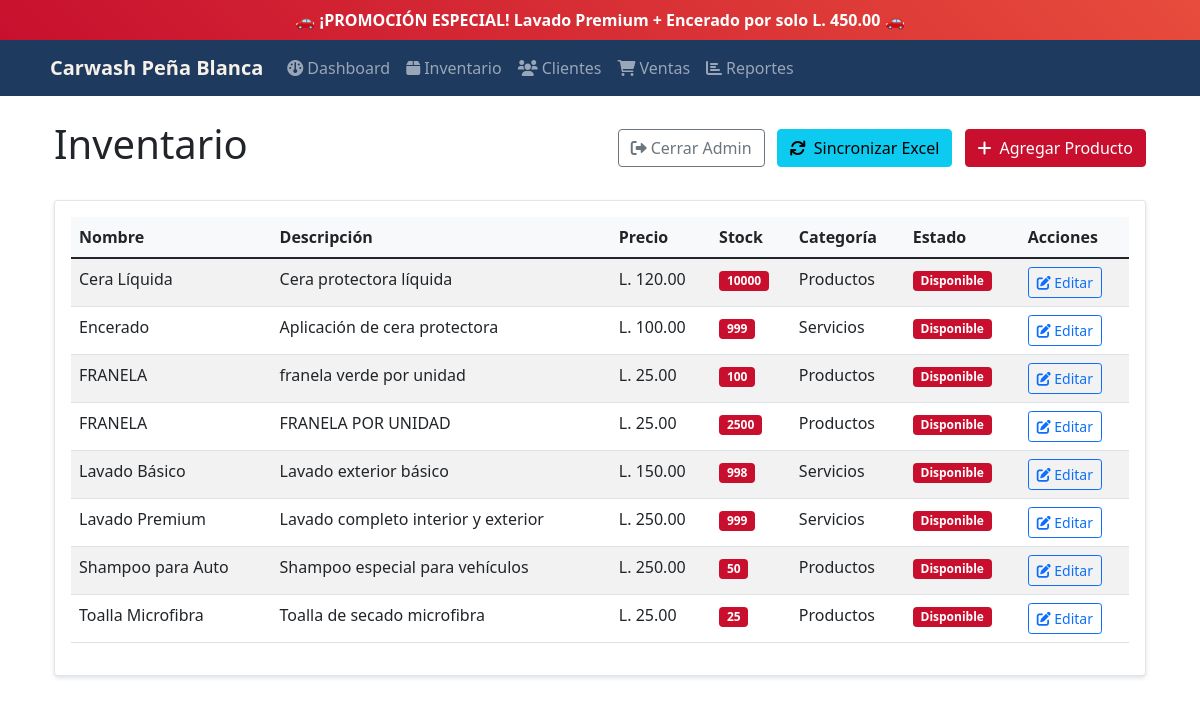
/products (signed in), run on the app's committed database.
### tables this page shows
CREATE TABLE products (
            id INTEGER PRIMARY KEY AUTOINCREMENT,
            name TEXT NOT NULL,
            description TEXT,
            price REAL NOT NULL,
            stock INTEGER DEFAULT 0,
            category TEXT,
            created_at TIMESTAMP DEFAULT CURRENT_TIMESTAMP
        );

### main.py (the view)
@app.route('/products')
@require_system_login()
def products():
    conn = get_db_connection()
    products = conn.execute("SELECT * FROM products ORDER BY name").fetchall()
    conn.close()
    return render_template('products.html', products=products)

### main.py (called while the page is built)
def get_db_connection():
    conn = sqlite3.connect('carwash.db')
    conn.row_factory = sqlite3.Row
    return conn

def require_system_login():
    def decorator(f):
        @wraps(f)
        def decorated_function(*args, **kwargs):
            if not session.get('system_logged_in'):
                return redirect(url_for('system_login'))
            return f(*args, **kwargs)
        return decorated_function
    return decorator

### templates/products.html (shortened to what this page needs)
{% extends "base.html" %}
{% block content %}
<div class="row">
    <div class="col-12">
        <div class="d-flex justify-content-between align-items-center mb-4">
            <h1>Inventario</h1>
            <div>
                {% if session.admin_logged_in %}
                    <a href="{{ url_for('admin_logout') }}" class="btn btn-outline-secondary me-2">
                        <i class="fas fa-sign-out-alt me-1"></i>Cerrar Admin
                    </a>
                {% else %}
                    <a href="{{ url_for('admin_login') }}" class="btn btn-outline-warning me-2">
                        <i class="fas fa-lock me-1"></i>Admin
                    </a>
                {% endif %}
                <a href="{{ url_for('sync_inventory') }}" class="btn btn-info me-2">
                    <i class="fas fa-sync me-2"></i>Sincronizar Excel
                </a>
                <a href="{{ url_for('add_product') }}" class="btn btn-success">
                    <i class="fas fa-plus me-2"></i>Agregar Producto
                </a>
            </div>
        </div>
    </div>
</div>
<div class="row">
    <div class="col-12">
        <div class="card">
            <div class="card-body">
                {% if products %}
                <div class="table-responsive">
                    <table class="table table-striped">
                        <thead>
                            <tr>
                                <th>Nombre</th>
                                <th>Descripción</th>
                                <th>Precio</th>
                                <th>Stock</th>
                                <th>Categoría</th>
                                <th>Estado</th>
                                <th>Acciones</th>
                            </tr>
                        </thead>
                        <tbody>
                            {% for product in products %}
                            <tr>
                                <td>{{ product.name }}</td>
                                <td>{{ product.description }}</td>
                                <td>L. {{ "{:,.2f}".format(product.price) }}</td>
                                <td>
                                    <span class="badge {% if product.stock > 10 %}bg-success{% elif product.stock > 0 %}bg-warning{% else %}bg-danger{% endif %}">
                                        {{ product.stock }}
                                    </span>
                                </td>
                                <td>{{ product.category }}</td>
                                <td>
                                    {% if product.stock > 10 %}
                                        <span class="badge bg-success">Disponible</span>
                                    {% elif product.stock > 0 %}
                                        <span class="badge bg-warning">Poco Stock</span>
                                    {% else %}
                                        <span class="badge bg-danger">Agotado</span>
                                    {% endif %}
                                </td>
                                <td>
                                    {% if session.admin_logged_in %}
                                    <button class="btn btn-sm btn-outline-primary" onclick="editProduct('{{ product.id }}', '{{ product.name }}', '{{ product.price }}', '{{ product.stock }}')">
                                        <i class="fas fa-edit"></i> Editar
                                    </button>
                                    {% endif %}
                                </td>
                            </tr>
                            {% endfor %}
                        </tbody>
                    </table>
                </div>
                {% else %}
                <p class="text-muted">No hay productos registrados.</p>
                {% endif %}
            </div>
        </div>
    </div>
</div>
{% endblock %}

### templates/base.html (style rules this page uses)
:root { --primary-navy: #1e3a5f; --secondary-red: #c8102e; --accent-cream: #f5f0e8; --light-gray: #f8f9fa; }
.card { box-shadow: 0 0.125rem 0.25rem rgba(30, 58, 95, 0.15); border: 1px solid rgba(30, 58, 95, 0.125); }
.table th { background-color: var(--light-gray); }
.btn-success { background-color: var(--secondary-red); border-color: var(--secondary-red); }
.bg-success { background-color: var(--secondary-red) !important; }

### data on the page
products: name "Cera Líquida", description "Cera protectora líquida", price "120.00", stock "10000", category "Productos", shows "Disponible"
products: name "Encerado", description "Aplicación de cera protectora", price "100.00", stock "999", category "Servicios", shows "Disponible"
products: name "FRANELA", description "franela verde por unidad", price "25.00", stock "100", category "Productos", shows "Disponible"
products: name "FRANELA", description "FRANELA POR UNIDAD", price "25.00", stock "2500", category "Productos", shows "Disponible"
products: name "Lavado Básico", description "Lavado exterior básico", price "150.00", stock "998", category "Servicios", shows "Disponible"
products: name "Lavado Premium", description "Lavado completo interior y exterior", price "250.00", stock "999", category "Servicios", shows "Disponible"
products: name "Shampoo para Auto", description "Shampoo especial para vehículos", price "250.00", stock "50", category "Productos", shows "Disponible"
products: name "Toalla Microfibra", description "Toalla de secado microfibra", price "25.00", stock "25", category "Productos", shows "Disponible"
